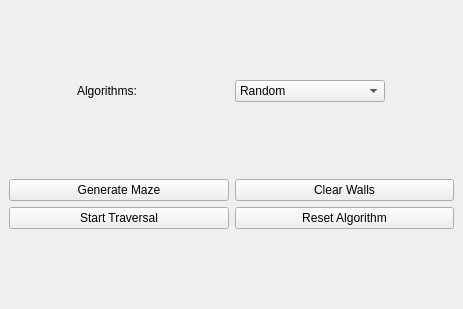
<?xml version="1.0" encoding="UTF-8"?>
<ui version="4.0">
 <class>MainWindow</class>
 <widget class="QMainWindow" name="MainWindow">
  <property name="geometry">
   <rect>
    <x>0</x>
    <y>0</y>
    <width>463</width>
    <height>309</height>
   </rect>
  </property>
  <property name="windowTitle">
   <string>Maze Algorithms</string>
  </property>
  <widget class="QWidget" name="centralwidget">
   <layout class="QVBoxLayout" name="verticalLayout_2">
    <item>
     <layout class="QHBoxLayout" name="horizontalLayout">
      <property name="spacing">
       <number>5</number>
      </property>
      <property name="sizeConstraint">
       <enum>QLayout::SetNoConstraint</enum>
      </property>
      <item>
       <widget class="QLabel" name="label">
        <property name="maximumSize">
         <size>
          <width>85</width>
          <height>16777215</height>
         </size>
        </property>
        <property name="lineWidth">
         <number>1</number>
        </property>
        <property name="text">
         <string>Algorithms:</string>
        </property>
        <property name="margin">
         <number>3</number>
        </property>
       </widget>
      </item>
      <item>
       <widget class="QComboBox" name="algorithmBox">
        <property name="maximumSize">
         <size>
          <width>150</width>
          <height>16777215</height>
         </size>
        </property>
        <item>
         <property name="text">
          <string>Random</string>
         </property>
        </item>
        <item>
         <property name="text">
          <string>Depth-First</string>
         </property>
        </item>
        <item>
         <property name="text">
          <string>Breadth-First</string>
         </property>
        </item>
       </widget>
      </item>
     </layout>
    </item>
    <item>
     <layout class="QGridLayout" name="gridLayout">
      <property name="spacing">
       <number>0</number>
      </property>
     </layout>
    </item>
    <item>
     <layout class="QGridLayout" name="gridLayout_2">
      <item row="0" column="0">
       <widget class="QPushButton" name="generateButton">
        <property name="text">
         <string>Generate Maze</string>
        </property>
       </widget>
      </item>
      <item row="0" column="1">
       <widget class="QPushButton" name="clearButton">
        <property name="text">
         <string>Clear Walls</string>
        </property>
       </widget>
      </item>
      <item row="1" column="0">
       <widget class="QPushButton" name="startButton">
        <property name="text">
         <string>Start Traversal</string>
        </property>
       </widget>
      </item>
      <item row="1" column="1">
       <widget class="QPushButton" name="resetButton">
        <property name="text">
         <string>Reset Algorithm</string>
        </property>
       </widget>
      </item>
     </layout>
    </item>
   </layout>
  </widget>
  <action name="actionQuit">
   <property name="text">
    <string>Quit</string>
   </property>
  </action>
 </widget>
 <resources/>
 <connections/>
</ui>
